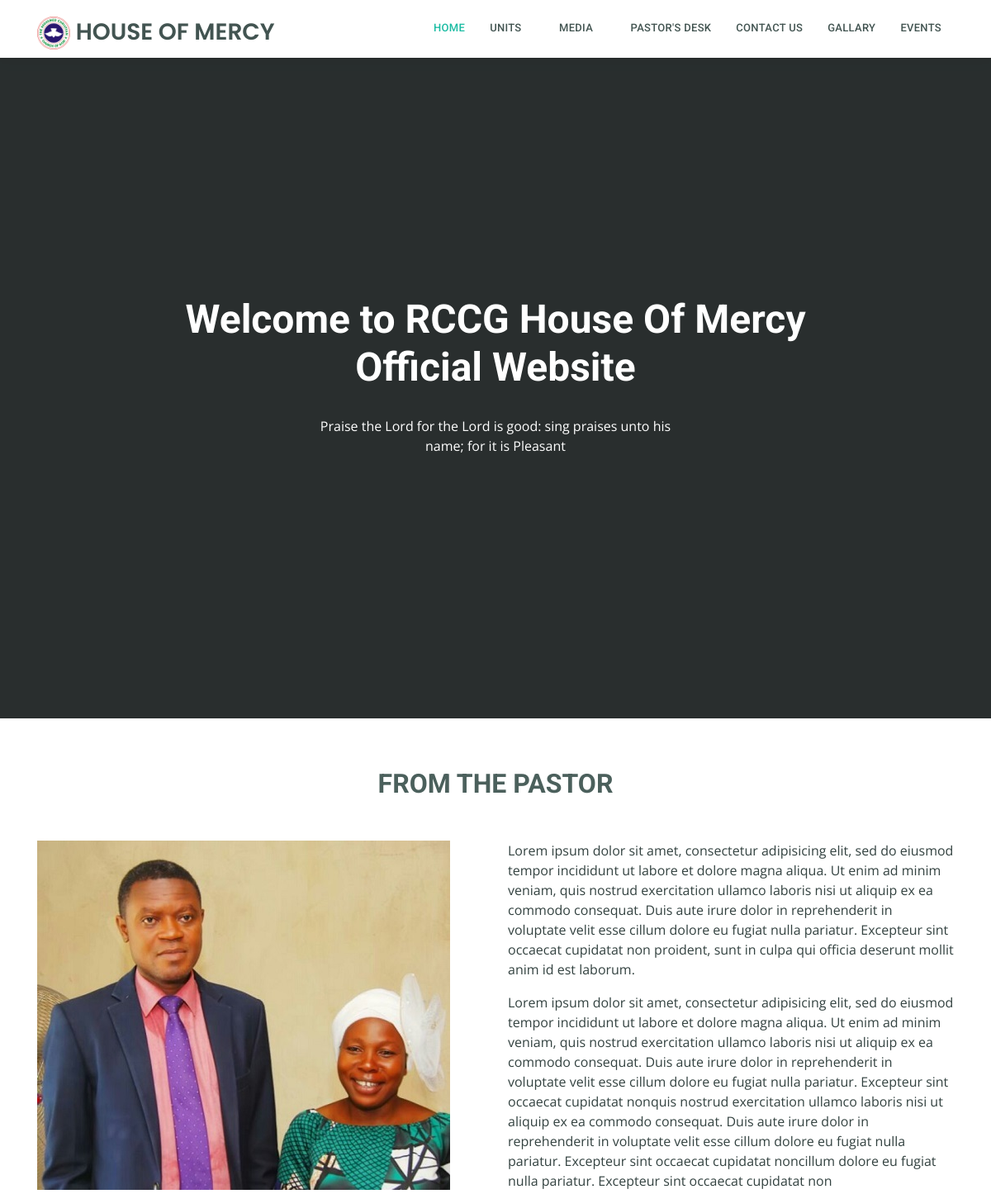
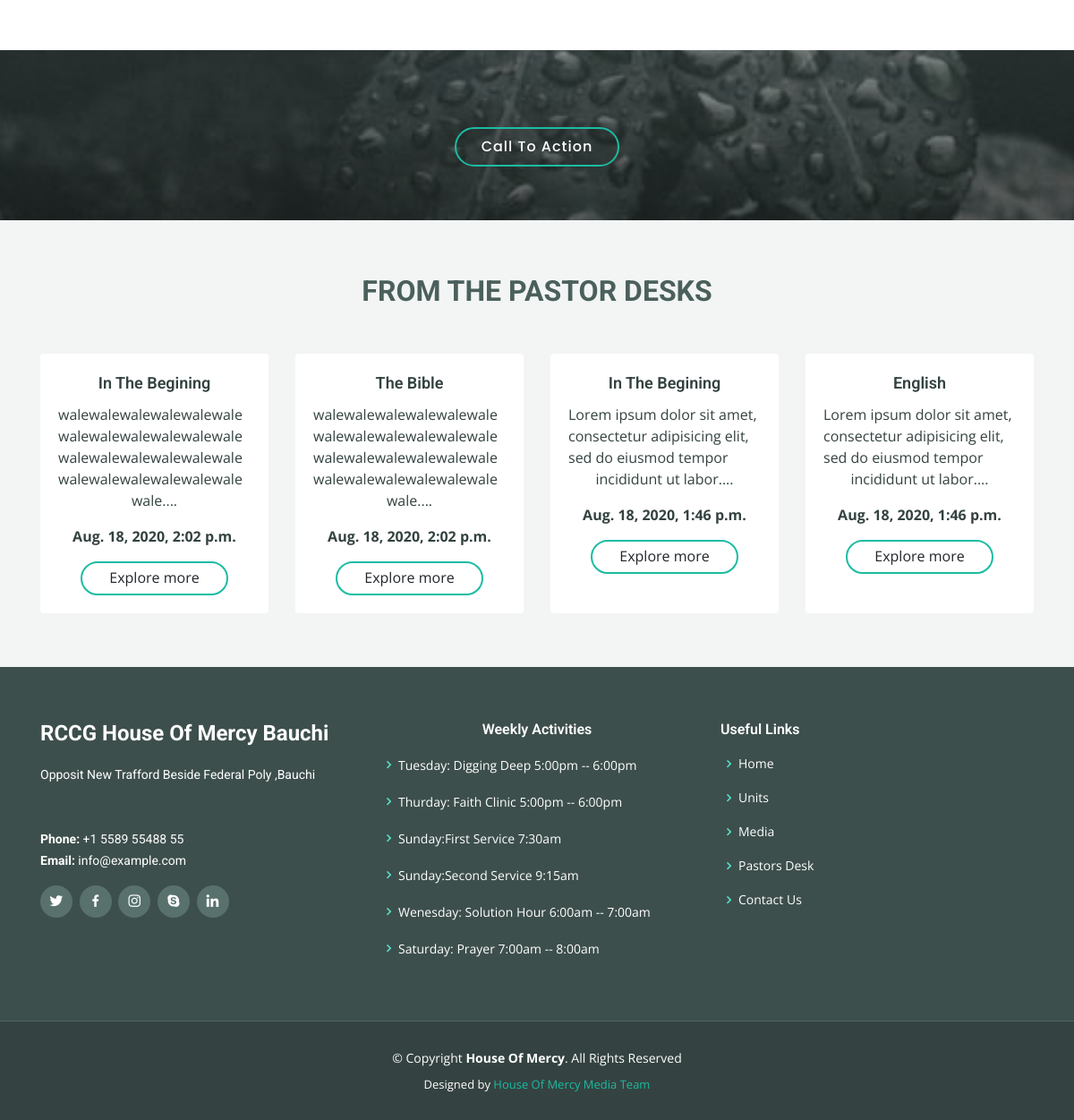
The page / on the database its author committed (2 pictures, top to bottom).
### app/models.py (models this page shows, shortened)
class pastor_desk(models.Model):
	subject = models.CharField(max_length=200)
	slug = models.SlugField()
	message = models.TextField()
	date = models.DateTimeField(auto_now_add=True)
	def snippet(self):
	  	return self.message[:100] + '....'

### app/views.py (the view)
# urls.py: path('',views.home, name='home'),
def home(request):
	message = pastor_desk.objects.all().order_by('slug')[:4]
	return render(request,'pages/home.html',{'wale':message})

### app/templates/pages/home.html (shortened to what this page needs)
{% extends 'inc/base.html' %}
{% load static %}
{% block content %}
<section id="hero">
    <div class="hero-container">
      <div id="heroCarousel" class="carousel slide carousel-fade" data-ride="carousel">
        <div class="carousel-inner" role="listbox">
          <div class="carousel-item active">
            <div class="carousel-background"><img src="{% static 'assets/img/slide/DSC_7027 copy.jpg' %}" alt=""></div>
            <div class="carousel-container">
              <div class="carousel-content">
                <h2 class="animate__animated animate__fadeInDown">Welcome to <span>RCCG House Of Mercy <br>Official Website</span></h2>
                <p class="animate__animated animate__fadeInUp">Praise the Lord for the Lord is good: sing praises unto his name; for it is Pleasant</p>
              </div>
            </div>
          </div>
        </div>
        <a class="carousel-control-prev" href="#heroCarousel" role="button" data-slide="prev">
          <span class="carousel-control-prev-icon icofont-thin-double-left" aria-hidden="true"></span>
        </a>
        <a class="carousel-control-next" href="#heroCarousel" role="button" data-slide="next">
          <span class="carousel-control-next-icon icofont-thin-double-right" aria-hidden="true"></span>
        </a>
      </div>
    </div>
</section>
 <section id="about" class="about">
      <div class="container">
        <div class="section-title">
          <h2>From The Pastor</h2>
        </div>
       <div class="row">
          <div class="col-md-6">
            <img src="{% static 'assets/img/IMG_20200815_133418_753.jpg' %}" class="img-fluid" alt="">
          </div>
        <div class="col-lg-6 pt-4 pt-lg-0 content">
            <p>Lorem ipsum dolor sit amet, consectetur adipisicing elit, sed do eiusmod
            tempor incididunt ut labore et dolore magna aliqua. Ut enim ad minim veniam,
            quis nostrud exercitation ullamco laboris nisi ut aliquip ex ea commodo
            consequat. Duis aute irure dolor in reprehenderit in voluptate velit esse
            cillum dolore eu fugiat nulla pariatur. Excepteur sint occaecat cupidatat non
            proident, sunt in culpa qui officia deserunt mollit anim id est laborum.</p>
            <p>Lorem ipsum dolor sit amet, consectetur adipisicing elit, sed do eiusmod
            tempor incididunt ut labore et dolore magna aliqua. Ut enim ad minim veniam,
            quis nostrud exercitation ullamco laboris nisi ut aliquip ex ea commodo
            consequat. Duis aute irure dolor in reprehenderit in voluptate velit esse
            cillum dolore eu fugiat nulla pariatur. Excepteur sint occaecat cupidatat nonquis nostrud exercitation ullamco laboris nisi ut aliquip ex ea commodo
            consequat. Duis aute irure dolor in reprehenderit in voluptate velit esse
            cillum dolore eu fugiat nulla pariatur. Excepteur sint occaecat cupidatat noncillum dolore eu fugiat nulla pariatur. Excepteur sint occaecat cupidatat non
            </p>
         </div>
        </div>
      </div>
 </section>
<section class="cta">
      <div class="container">
        <div class="text-center">
          <a class="cta-btn" href="#">Call To Action</a>
        </div>
      </div>
</section>
<section class="more-services section-bg">
      <div class="container">
      	<div class="section-title">
          <h2>From The Pastor Desks</h2>
        </div>
<div class="row">
				 {% for message in wale %}
				<div class="col-lg-3 col-md-6 d-flex align-items-stretch mb-5 mb-lg-0 ">
		            <div class="card">
		              <div class="card-body">
		                <h5 class="card-title"><a href="">{{ message.subject }} </a></h5>
		                <p class="card-text"> {{ message.snippet }}</p>
                    <p class="card-text"><strong>{{ message.date }}</strong></p>
                 <a href="{% url 'app:detail' message.slug %}" class="btn">Explore more</a>
		              </div>
		             </div>
				</div>
			{% endfor %}
</div>
</section>
{% endblock content %}

### app/templates/inc/base.html (shortened to what this page needs)
{% load static %}
<!DOCTYPE html>
<html lang="en">
<head>
  <link href="{% static 'assets/vendor/bootstrap/css/bootstrap.min.css' %}" rel="stylesheet">
  <link href="{% static 'assets/vendor/icofont/icofont.min.css' %}" rel="stylesheet">
  <link href="{% static 'assets/vendor/boxicons/css/boxicons.min.css' %}" rel="stylesheet">
  <link href="{% static 'assets/vendor/animate.css/animate.min.css' %}" rel="stylesheet">
  <link href="{% static 'assets/vendor/owl.carousel/assets/owl.carousel.min.css' %}" rel="stylesheet">
  <link href="{% static 'assets/vendor/venobox/venobox.css' %}" rel="stylesheet">
  <link href="{% static 'assets/css/style.css' %}" rel="stylesheet">
  <link href="{% static 'assets/css/lightbox.css' %}" rel="stylesheet">
</head>
<body>
<header id="header">
  <div class="container d-flex">
          <div class="logo mr-auto">
            <h1 class="text-light" ><a href="{% url 'app:home' %}" alt="" class="img-fluid"><img src="{% static 'assets/img/logo.png' %}"> <span>HOUSE OF MERCY</span></a></h1>
          </div>
        <nav class="nav-menu d-none d-lg-block">
            <ul>
              <li class="active"><a href="{% url 'app:home' %}">Home</a></li>
              <li class="drop-down"><a href="">Units</a>
              </li>
              <li class="drop-down"><a href="">Media</a>
              </li>
              <li><a href="{% url 'app:more' %}">Pastor's Desk</a></li>
              <li><a href="{% url 'app:contact_us' %}">Contact Us</a></li>
              <li><a href="{% url 'app:gallary' %}">Gallary</a></li>
              <li><a href="{% url 'app:events' %}">Events</a></li>
            </ul>
        </nav>
  </div>
</header>
{% block content %}
{% endblock content %}
<footer id="footer">
    <div class="footer-top">
      <div class="container">
        <div class="row">
          <div class="col-lg-4 col-md-6 footer-info">
            <h3>RCCG House Of Mercy Bauchi</h3>
            <p>
              Opposit New Trafford Beside Federal Poly ,Bauchi  <br>
              <br><br>
              <strong>Phone:</strong> +1 5589 55488 55<br>
              <strong>Email:</strong> info@example.com<br>
            </p>
            <div class="social-links mt-3">
              <a href="#" class="twitter"><i class="bx bxl-twitter"></i></a>
              <a href="#" class="facebook"><i class="bx bxl-facebook"></i></a>
              <a href="#" class="instagram"><i class="bx bxl-instagram"></i></a>
              <a href="#" class="google-plus"><i class="bx bxl-skype"></i></a>
              <a href="#" class="linkedin"><i class="bx bxl-linkedin"></i></a>
            </div>
          </div>
          <div class="col-lg-4 col-md-6 footer-links">
           <center> <h4> Weekly Activities</h4></center>
            <ul>
              <li><i class="bx bx-chevron-right"></i>Tuesday: Digging Deep 5:00pm -- 6:00pm</li>
              <li><i class="bx bx-chevron-right"></i>Thurday: Faith Clinic 5:00pm -- 6:00pm</li>
              <li><i class="bx bx-chevron-right"></i>Sunday:First Service 7:30am </li>
              <li><i class="bx bx-chevron-right"></i>Sunday:Second Service 9:15am</li>
              <li><i class="bx bx-chevron-right"></i>Wenesday: Solution Hour 6:00am -- 7:00am</li>
              <li><i class="bx bx-chevron-right"></i>Saturday: Prayer 7:00am -- 8:00am</li>
            </ul>
          </div>
          <div class="col-lg-4 col-md-6 footer-links">
            <h4>Useful Links</h4>
            <ul>
              <li><i class="bx bx-chevron-right"></i> <a href="#">Home</a></li>
              <li><i class="bx bx-chevron-right"></i> <a href="#">Units</a></li>
              <li><i class="bx bx-chevron-right"></i> <a href="#">Media</a></li>
              <li><i class="bx bx-chevron-right"></i> <a href="#">Pastors Desk</a></li>
              <li><i class="bx bx-chevron-right"></i> <a href="#">Contact Us</a></li>
            </ul>
          </div>
        </div>
      </div>
    </div>
    <div class="container">
      <div class="copyright">
        &copy; Copyright <strong><span>House Of Mercy</span></strong>. All Rights Reserved
      </div>
      <div class="credits">
        Designed by <a href="">House Of Mercy Media Team</a>
      </div>
    </div>
  </footer>
</body>
</html>

### rows shown on the page
pastor_desk: subject "In The Begining", snippet "walewalewalewalewalewalewalewalewalewalewalewalewalewalewalewalewalewalewalewalewalewalewalewalewale....", date "Aug. 18, 2020, 2:02 p.m."
pastor_desk: subject "The Bible", snippet "walewalewalewalewalewalewalewalewalewalewalewalewalewalewalewalewalewalewalewalewalewalewalewalewale....", date "Aug. 18, 2020, 2:02 p.m."
pastor_desk: subject "In The Begining", snippet "Lorem ipsum dolor sit amet, consectetur adipisicing elit, sed do eiusmod tempor incididunt ut labor....", date "Aug. 18, 2020, 1:46 p.m."
pastor_desk: subject "English", snippet "Lorem ipsum dolor sit amet, consectetur adipisicing elit, sed do eiusmod tempor incididunt ut labor....", date "Aug. 18, 2020, 1:46 p.m."
